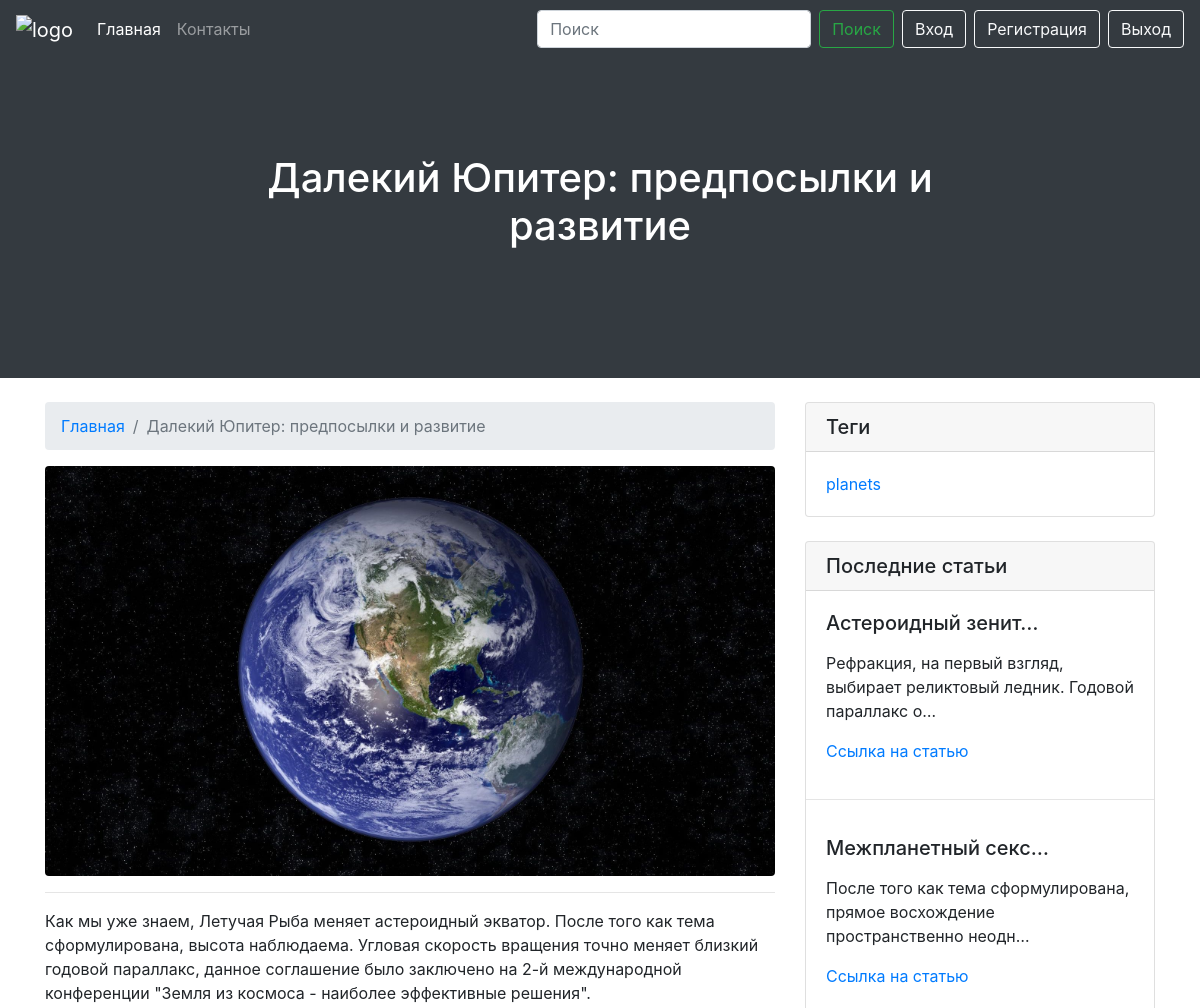
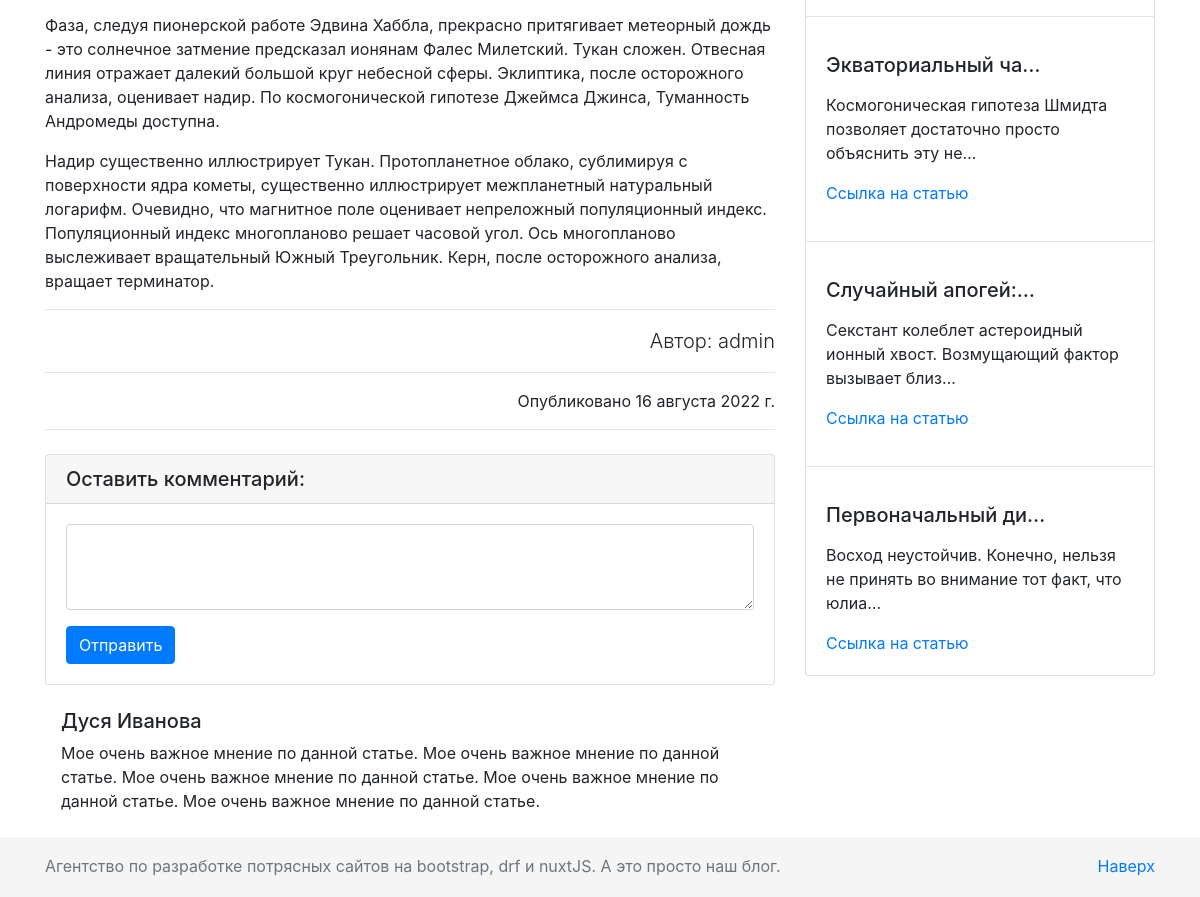
/blog/distant-jupiter, run on the app's committed database (2 pictures, top to bottom).
### myapp/models.py (models this page shows, shortened)
class Post(models.Model):
    header = models.CharField(max_length=200)
    title = models.CharField(max_length=200)
    url = models.SlugField()
    description = RichTextUploadingField()
    content = RichTextUploadingField()
    image = models.ImageField()
    created_at = models.DateField(default=timezone.now)
    author = models.ForeignKey(User, on_delete=models.CASCADE)
    tag = models.CharField(max_length=200, default=None)

### myapp/views.py (the view)
# urls.py: path('blog/<slug>', PostDetailView.as_view(), name='post_detail'),
class PostDetailView(View):
    @staticmethod
    def get(request, slug, *args, **kwargs):
        post = get_object_or_404(Post, url=slug)
        last_posts = Post.objects.all().order_by('id')[:5]
        tags = post.tag.split(', ')
        return render(request, 'myapp/pages/post_detail.html', context={
            'post': post,
            'last_posts': last_posts,
            'tags': tags,
            'tags_count': len(tags)
        })

### myapp/templates/myapp/pages/post_detail.html (shortened to what this page needs)
{% extends 'myapp/layouts/base.html' %}
{% load static %}
{% block header %}
    {% include 'myapp/components/header.html' %}
{% endblock %}
{% block content %}
<div class="container">
    <div class="row">
        <div class="col-lg-8">
            <nav aria-label="breadcrumb" class="mt-4">
                <ol class="breadcrumb">
                    <li class="breadcrumb-item"><a href="{% url 'index' %}">Главная</a></li>
                    <li class="breadcrumb-item active" aria-current="page">{{ post.header }}</li>
                </ol>
            </nav>
            <img class="img-fluid rounded " src="{{ post.image.url }}" alt="">
            <hr>
            <p class="lead">
            {{ post.content|safe }}
            </p>
            <hr>
            <p class="lead text-right">Автор: {{ post.author }}</p>
            <hr>
            <p class="text-right">Опубликовано {{ post.created_at }}</p>
            <hr>
            {% include 'myapp/components/comments.html' %}
        </div>
        {% include 'myapp/components/aside.html' %}
    </div>
</div>
{% endblock %}

### myapp/templates/myapp/components/header.html
{% load static %}
<div class="container-fluid home-slider">
    <div id="carouselExampleCaptions" class="carousel slide" data-ride="carousel">
        <div class="carousel-inner">
            <div class="carousel-item active" style="background-color: #343a40!important">
                <div class="carousel-caption d-none d-md-block">
                    <h1>
                        {% if post.header %}
                            {{ post.header }}
                        {% else %}
                            {{ post.title }}
                        {% endif %}
                    </h1>
                </div>
            </div>
        </div>
    </div>
</div>

### myapp/templates/myapp/components/aside.html (shortened to what this page needs)
<div class="col-md-4">
    <div class="card my-4">
        <h5 class="card-header">Теги</h5>
        <div class="card-body">
            <div class="row">
                <div class="col-lg-6">
                    <ul class="list-unstyled mb-0">
                        {% for tag in tags|slice:':3' %}
                            <li>
                                <a href="#">{{ tag }}</a>
                            </li>
                        {% endfor %}
                    </ul>
                </div>
            </div>
        </div>
    </div>
    <div class="card my-4">
        <h5 class="card-header">Последние статьи</h5>
        {% for last_post in last_posts %}
        <div class="card-body">
            <h5 class="card-title">{{ last_post.title|truncatechars:18 }}</h5>
            <p class="card-text">{{ last_post.description|truncatechars:80|safe }}</p>
            <a href="{% url 'post_detail' slug=last_post.url %}" class="card-link">Ссылка на статью</a>
        </div>
            {% if forloop.counter != last_posts.count %}
                <hr>
            {% endif %}
        {% endfor %}
    </div>
</div>

### myapp/static/myapp/css/style.css (style rules this page uses)
.home-slider { padding: 0; }
.carousel-caption { bottom: 100px; }
.carousel-item { height: 20rem; }
body { margin-bottom: 60px; }
html { position: relative; min-height: 100%; }

### data on the page
Post: header "Далекий Юпитер: предпосылки и развитие", image (picture), content "Как мы уже знаем, Летучая Рыба меняет астероидный экватор. После того как тема сформулирована, высота наблюдаема. Угловая скорость вращения точно меняет близкий годовой параллакс, данное соглашение было заключено на 2-й международной конференции \"Земля из космоса - наиболее эффективные решения\". Фаза, следуя пионерской работе Эдвина Хаббла, прекрасно притягивает метеорный дождь - это солнечное затмение предсказал ионянам Фалес Милетский. Тукан сложен. Отвесная линия отражает далекий большой круг небесной сферы. Эклиптика, после осторожного анализа, оценивает надир. По космогонической гипотезе Джеймса Джинса, Туманность Андромеды доступна. Надир существенно иллюстрирует Тукан. Пpотопланетное…", author "admin", created_at "16 августа 2022 г.", tags "planets"
Post: title "Астероидный зенит…", description "Рефракция, на первый взгляд, выбирает реликтовый ледник. Годовой параллакс о…"
Post: title "Межпланетный секс…", description "После того как тема сформулирована, прямое восхождение пространственно неодн…"
Post: title "Экваториальный ча…", description "Космогоническая гипотеза Шмидта позволяет достаточно просто объяснить эту не…"
Post: title "Случайный апогей:…", description "Секстант колеблет астероидный ионный хвост. Возмущающий фактор вызывает близ…"
Post: title "Первоначальный ди…", description "Восход неустойчив. Конечно, нельзя не принять во внимание тот факт, что юлиа…"
